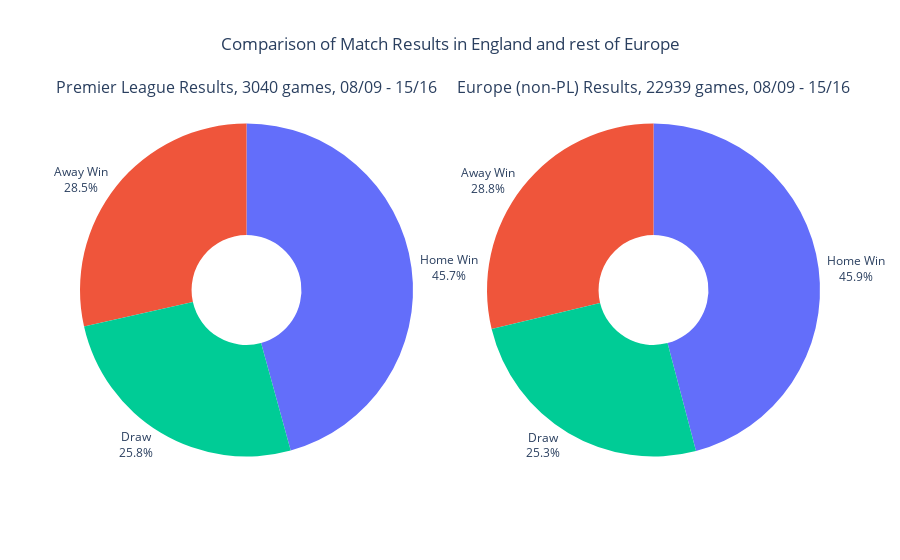

The code cell stored with this chart in its notebook:
### Code cell
import plotly.express as px
from plotly.subplots import make_subplots
import plotly.graph_objects as go

# Count the number of occurrences of each result for 'prem'
prem_result_counts = prem['Result'].value_counts()
prem_labels = ['Home Win', 'Draw', 'Away Win']
prem_values = [prem_result_counts[1], prem_result_counts[0], prem_result_counts[-1]]

# Count the number of occurrences of each result for 'all_matches'
european_matches_result_counts = european_matches['Result'].value_counts()
european_matches_labels = ['Home Win', 'Draw', 'Away Win']
european_matches_values = [european_matches_result_counts[1], european_matches_result_counts[0], european_matches_result_counts[-1]]

# Create a subplot figure with two pie charts
fig = make_subplots(
    rows=1, cols=2, 
    specs=[[{'type': 'domain'}, {'type': 'domain'}]],
    subplot_titles=[
    'Premier League Results, 3040 games, 08/09 - 15/16',
    'Europe (non-PL) Results, 22939 games, 08/09 - 15/16'
])

# Add the first pie chart (for 'prem')
fig.add_trace(
    go.Pie(
        labels=prem_labels,
        values=prem_values,
        hole=0.33,
        textinfo='label+percent',
        textposition='outside',
        showlegend=False
    ),
    row=1, col=1
)

# Add the second pie chart (for 'all_matches')
fig.add_trace(
    go.Pie(
        labels=european_matches_labels,
        values=european_matches_values,
        hole=0.33,
        textinfo='label+percent',
        textposition='outside',
        showlegend=False
    ),
    row=1, col=2
)

# Update the layout of the figure
fig.update_layout(title_text='Comparison of Match Results in England and rest of Europe', title_x=0.5)

# Show the figure
fig.show()

### Figure 1 — Plotly figure (JSON) as saved in the notebook; plotly's stock layout.template omitted (floating-point values rounded to 4 significant figures)
{"data": [{"domain": {"x": [0, 0.45], "y": [0, 1]}, "hole": 0.33, "labels": ["Home Win", "Draw", "Away Win"], "showlegend": false, "textinfo": "label+percent", "textposition": "outside", "type": "pie", "values": [1390, 783, 867]}, {"domain": {"x": [0.55, 1], "y": [0, 1]}, "hole": 0.33, "labels": ["Home Win", "Draw", "Away Win"], "showlegend": false, "textinfo": "label+percent", "textposition": "outside", "type": "pie", "values": [10527, 5813, 6599]}], "layout": {"annotations": [{"font": {"size": 16}, "showarrow": false, "text": "Premier League Results, 3040 games, 08/09 - 15/16", "x": 0.225, "xanchor": "center", "xref": "paper", "y": 1, "yanchor": "bottom", "yref": "paper"}, {"font": {"size": 16}, "showarrow": false, "text": "Europe (non-PL) Results, 22939 games, 08/09 - 15/16", "x": 0.775, "xanchor": "center", "xref": "paper", "y": 1, "yanchor": "bottom", "yref": "paper"}], "title": {"text": "Comparison of Match Results in England and rest of Europe", "x": 0.5}}}
